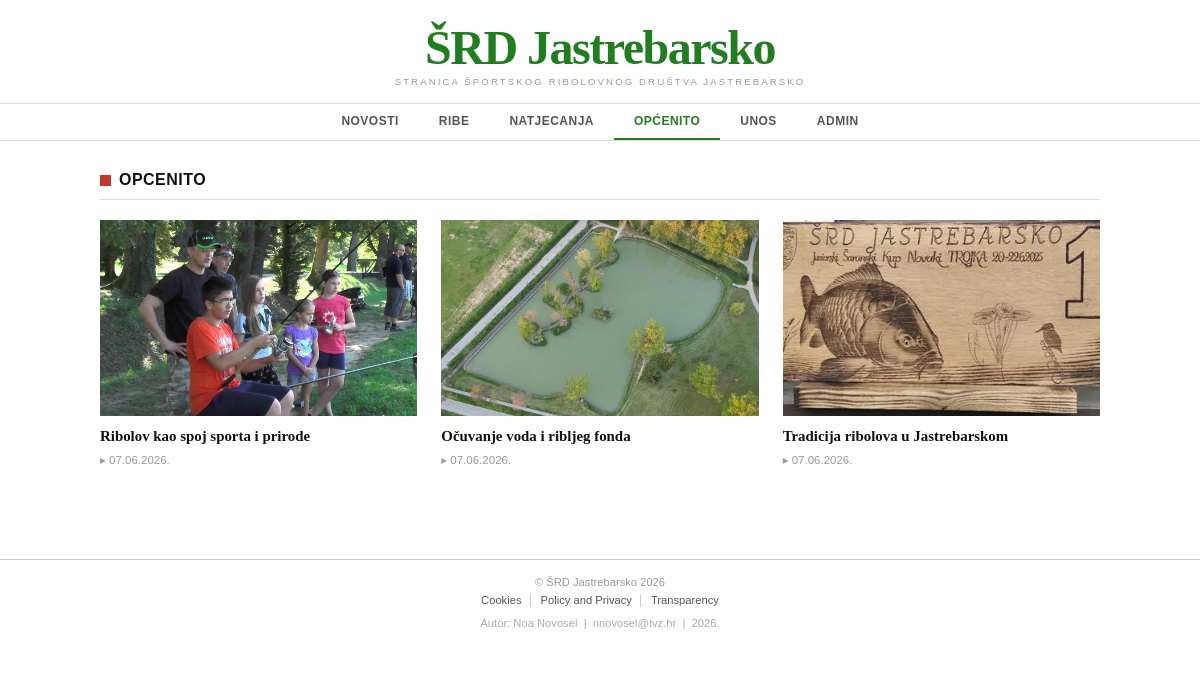
Page /kategorija.php?kategorija=opcenito on the committed database.
### tables this page shows
CREATE TABLE `vijesti` (
  `id` int(11) NOT NULL,
  `datum` varchar(32) DEFAULT NULL,
  `naslov` varchar(64) DEFAULT NULL,
  `sazetak` text DEFAULT NULL,
  `tekst` text DEFAULT NULL,
  `slika` varchar(64) DEFAULT NULL,
  `kategorija` varchar(64) DEFAULT NULL,
  `arhiva` tinyint(1) DEFAULT 0
);

### kategorija.php (the view, shortened to what this page needs)
<?php
include 'connect.php';
$kategorija = isset($_GET['kategorija']) ? mysqli_real_escape_string($dbc, $_GET['kategorija']) : '';
$query  = "SELECT * FROM vijesti WHERE arhiva=0 AND kategorija='$kategorija' ORDER BY id DESC";
$result = mysqli_query($dbc, $query) or die('Greška pri dohvatu: ' . mysqli_error($dbc));
?>
<!DOCTYPE html>
<html lang="es">
<head>
    <link rel="stylesheet" type="text/css" href="style.css">
</head>
<body>
    <header id="header">
        <div class="header-logo">
            <p class="site-name">ŠRD Jastrebarsko</p>
            <p class="site-tagline">STRANICA ŠPORTSKOG RIBOLOVNOG DRUŠTVA JASTREBARSKO</p>
        </div>
    </header>
    <nav id="nav">
        <div class="nav-inner">
            <ul class="nav-list">
                <li><a href="index.php" class="nav-link">NOVOSTI</a></li>
                <li><a href="kategorija.php?kategorija=ribe" class="nav-link <?php echo ($kategorija === 'ribe') ? 'active' : ''; ?>">RIBE</a></li>
                <li><a href="kategorija.php?kategorija=natjecanja" class="nav-link <?php echo ($kategorija === 'natjecanja') ? 'active' : ''; ?>">NATJECANJA</a></li>
                <li><a href="kategorija.php?kategorija=opcenito" class="nav-link <?php echo ($kategorija === 'opcenito') ? 'active' : ''; ?>">OPĆENITO</a></li>
                <li><a href="unos.php" class="nav-link">UNOS</a></li>
                <li><a href="administrator.php" class="nav-link">ADMIN</a></li>
            </ul>
        </div>
    </nav>
    <main id="content">
        <section class="category-section">
            <h2 class="category-heading">
                <span class="category-square"></span>
                <?php echo strtoupper(htmlspecialchars($kategorija)); ?>
            </h2>
            <hr class="section-rule">
            <?php if (mysqli_num_rows($result) === 0) : ?>
                <p class="no-results">Nema vijesti u ovoj kategoriji.</p>
            <?php else : ?>
            <div class="articles-grid">
                <?php while ($row = mysqli_fetch_array($result)) : ?>
                <article class="news-card">
                    <a href="clanak.php?id=<?php echo $row['id']; ?>" class="card-anchor">
                        <div class="card-image">
                            <?php if (!empty($row['slika'])) : ?>
                                <img src="<?php echo UPLPATH . htmlspecialchars($row['slika']); ?>" alt="<?php echo htmlspecialchars($row['naslov']); ?>">
                            <?php else : ?>
                                <img src="images/placeholder.jpg" alt="Bez slike">
                            <?php endif; ?>
                        </div>
                        <h3 class="card-title"><?php echo htmlspecialchars($row['naslov']); ?></h3>
                        <span class="card-time">&#9656; <?php echo htmlspecialchars($row['datum']); ?></span>
                    </a>
                </article>
                <?php endwhile; ?>
            </div>
            <?php endif; ?>
        </section>
    </main>
    <footer id="footer">
        <div class="footer-inner">
            <p class="footer-copy">
                &copy; ŠRD Jastrebarsko 2026
            </p>
            <nav class="footer-links">
                <a href="#">Cookies</a>
                <a href="#">Policy and Privacy</a>
                <a href="#">Transparency</a>
            </nav>
            <p class="footer-author">Autor: Noa Novosel &nbsp;|&nbsp; nnovosel@tvz.hr &nbsp;|&nbsp; 2026.</p>
        </div>
    </footer>
</body>
</html>

### style.css (style rules this page uses)
*, *::before, *::after { box-sizing: border-box; margin: 0; padding: 0; }
html { font-size: 16px; scroll-behavior: smooth; }
body { font-family: Georgia, 'Times New Roman', Times, serif; background-color: #ffffff; color: #222222; }
a { text-decoration: none; color: inherit; }
img { display: block; max-width: 100%; height: auto; }
ul { list-style: none; }
#header { text-align: center; padding: 24px 20px 16px; border-bottom: 1px solid #dddddd; }
.site-name { font-family: Georgia, 'Times New Roman', Times, serif; font-size: 3rem; font-weight: 700; color: #217e20; letter-spacing: -1.5px; line-height: 1; }
.site-tagline { font-family: Arial, Helvetica, sans-serif; font-size: 0.6rem; letter-spacing: 0.22em; color: #999999; margin-top: 4px; }
#nav { border-bottom: 1px solid #dddddd; }
.nav-inner { max-width: 1040px; margin: 0 auto; padding: 0 20px; }
.nav-list { display: flex; flex-direction: row; justify-content: center; gap: 0; }
.nav-link { display: block; padding: 10px 20px; font-family: Arial, Helvetica, sans-serif; font-size: 0.75rem; font-weight: 600; letter-spacing: 0.04em; color: #555555; text-transform: uppercase; border-bottom: 2px solid transparent; transition: color 0.15s, border-color 0.15s; }
.nav-link.active { color: #217e20; border-bottom-color: #217e20; }
#content { max-width: 1040px; margin: 0 auto; padding: 30px 20px 50px; }
.category-section { margin-bottom: 42px; }
.category-heading { font-family: Arial, Helvetica, sans-serif; font-size: 1rem; font-weight: 700; color: #111111; letter-spacing: 0.03em; text-transform: uppercase; display: flex; align-items: center; gap: 8px; margin-bottom: 10px; }
.category-square { display: inline-block; width: 11px; height: 11px; background-color: #c0392b; flex-shrink: 0; }
.section-rule { border: none; border-top: 1px solid #dddddd; margin-bottom: 20px; }
.articles-grid { display: grid; grid-template-columns: repeat(3, 1fr); gap: 24px; }
.news-card { display: flex; flex-direction: column; }
.card-anchor { display: flex; flex-direction: column; color: #222222; height: 100%; }
.card-image { position: relative; width: 100%; height: 196px; overflow: hidden; background-color: #cccccc; margin-bottom: 10px; }
.card-image img { width: 100%; height: 100%; object-fit: cover; transition: transform 0.3s ease; }
.card-title { font-family: Georgia, 'Times New Roman', Times, serif; font-size: 0.93rem; font-weight: 700; line-height: 1.4; color: #111111; flex-grow: 1; transition: color 0.15s; }
.card-time { display: block; font-family: Arial, Helvetica, sans-serif; font-size: 0.72rem; color: #999999; margin-top: 6px; }
#footer { border-top: 1px solid #cccccc; padding: 16px 20px; background-color: #ffffff; }
.footer-inner { max-width: 1040px; margin: 0 auto; display: flex; flex-direction: column; align-items: center; gap: 6px; }
.footer-copy { font-family: Arial, Helvetica, sans-serif; font-size: 0.7rem; color: #999999; text-align: center; }
.footer-links { display: flex; flex-wrap: wrap; justify-content: center; gap: 0 2px; }
.footer-links a { font-family: Arial, Helvetica, sans-serif; font-size: 0.7rem; color: #555555; padding: 0 8px; border-right: 1px solid #cccccc; line-height: 1.2; }
.footer-links a:last-child { border-right: none; }
.footer-author { font-family: Arial, Helvetica, sans-serif; font-size: 0.7rem; color: #aaaaaa; margin-top: 4px; }

### rows in the picture
vijesti: slika (placeholder picture), naslov "Ribolov kao spoj sporta i prirode", datum "07.06.2026."
vijesti: slika (picture), naslov "Očuvanje voda i ribljeg fonda", datum "07.06.2026."
vijesti: slika (picture), naslov "Tradicija ribolova u Jastrebarskom", datum "07.06.2026."

### other values in the picture
$kategorija "OPCENITO"
